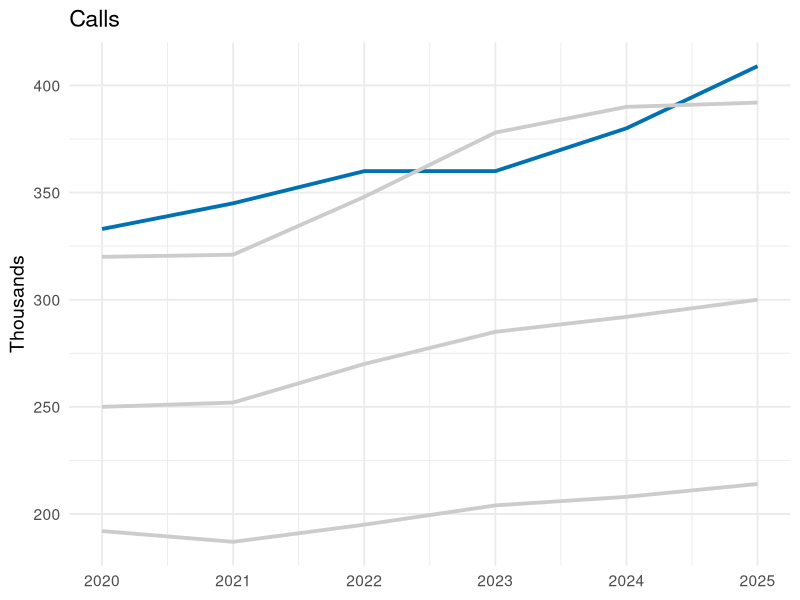
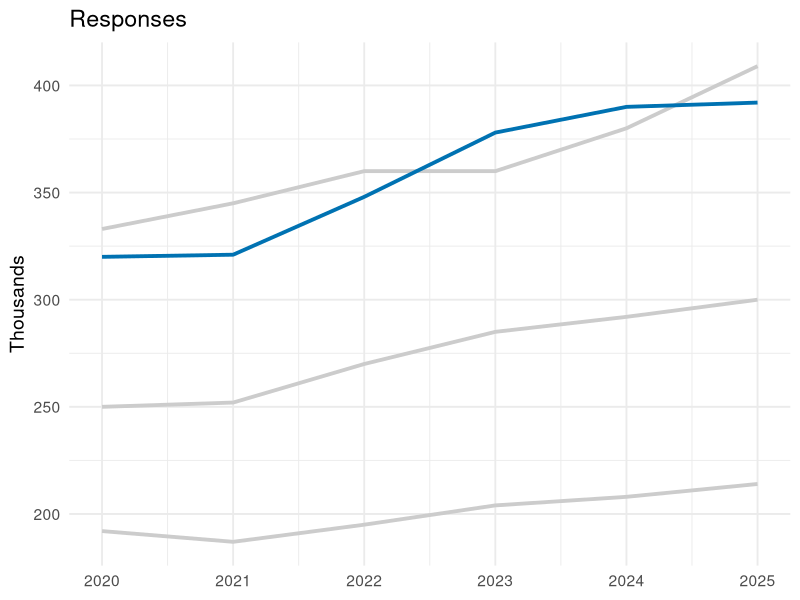
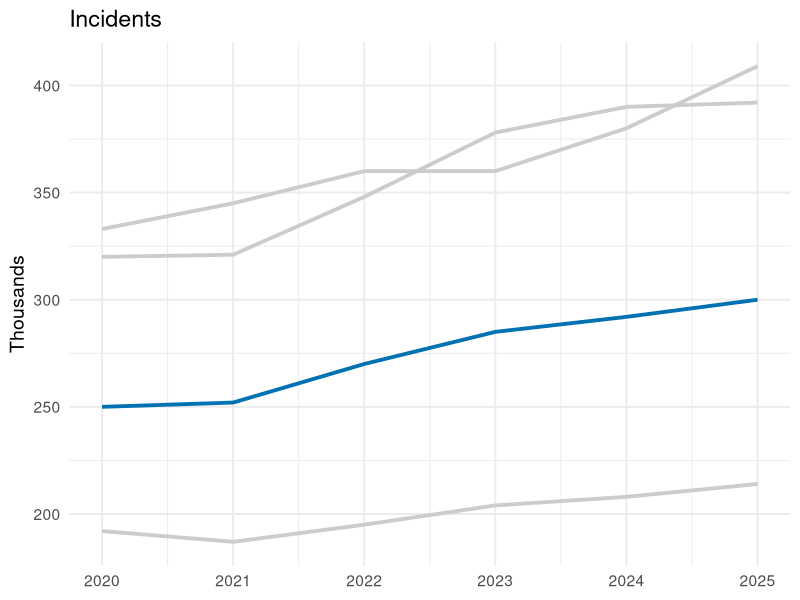

Source code (R) for these figures, in order:
## ---- chunk 1
#| warning: false
#| message: false

#load package
library(tidyverse)

ambulance <- tribble(
  ~Year, ~Calls, ~Responses, ~Incidents, ~Patient_transports,
  2020, 333, 320, 250, 192,
  2021, 345, 321, 252, 187,
  2022, 360, 348, 270, 195,
  2023, 360, 378, 285, 204,
  2024, 380, 390, 292, 208,
  2025, 409, 392, 300, 214
)

ambulance_long <- pivot_longer(
  ambulance,
  -Year,
  names_to = "Measure",
  values_to = "Value"
)

highlight_plot <- function(highlight){

ggplot(ambulance_long,
       aes(Year, Value,
           group = Measure,
           colour = Measure == highlight)) +

  geom_line(linewidth = 1.3) +

  scale_colour_manual(values = c("grey80", "#0072B2"), guide = "none") +

  labs(
    title = highlight,
    x = NULL,
    y = "Thousands"
  ) +

  theme_minimal(base_size = 14)
}
## ---- chunk 2
highlight_plot("Calls")
## ---- chunk 3
highlight_plot("Responses")
## ---- chunk 4
highlight_plot("Incidents")
